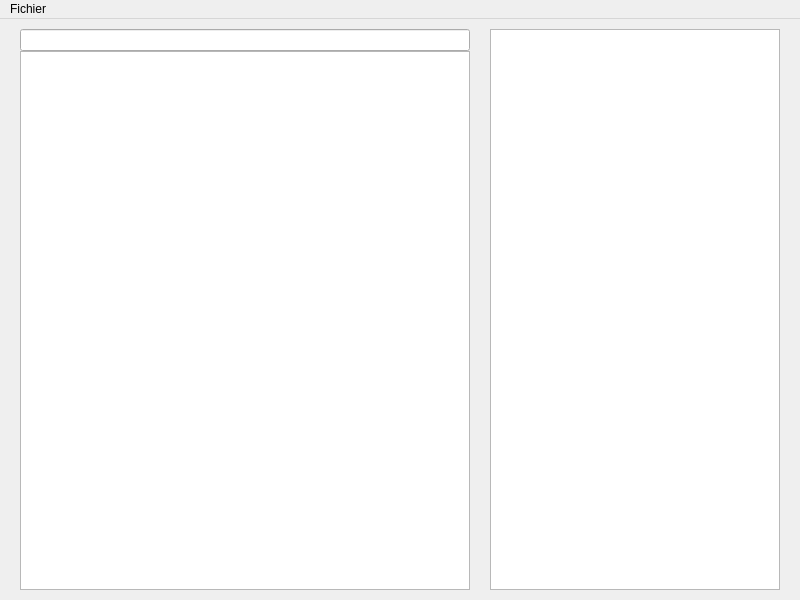
<?xml version="1.0" encoding="UTF-8"?>
<ui version="4.0">
 <class>MainWindow</class>
 <widget class="QMainWindow" name="MainWindow">
  <property name="geometry">
   <rect>
    <x>0</x>
    <y>0</y>
    <width>800</width>
    <height>600</height>
   </rect>
  </property>
  <property name="contextMenuPolicy">
   <enum>Qt::DefaultContextMenu</enum>
  </property>
  <property name="windowTitle">
   <string>DPM base</string>
  </property>
  <property name="windowIcon">
   <iconset resource="medocs.qrc">
    <normaloff>:/medocs.png</normaloff>:/medocs.png</iconset>
  </property>
  <widget class="QWidget" name="centralWidget">
   <layout class="QHBoxLayout" name="horizontalLayout" stretch="3,2">
    <property name="spacing">
     <number>0</number>
    </property>
    <property name="leftMargin">
     <number>0</number>
    </property>
    <property name="topMargin">
     <number>0</number>
    </property>
    <property name="rightMargin">
     <number>0</number>
    </property>
    <property name="bottomMargin">
     <number>0</number>
    </property>
    <item>
     <layout class="QVBoxLayout" name="listeLayout" stretch="0,0">
      <property name="spacing">
       <number>0</number>
      </property>
      <property name="leftMargin">
       <number>20</number>
      </property>
      <property name="topMargin">
       <number>10</number>
      </property>
      <property name="rightMargin">
       <number>10</number>
      </property>
      <property name="bottomMargin">
       <number>10</number>
      </property>
      <item>
       <widget class="QLineEdit" name="searchEdit"/>
      </item>
      <item>
       <widget class="QTableView" name="listeTable">
        <property name="selectionMode">
         <enum>QAbstractItemView::SingleSelection</enum>
        </property>
        <property name="selectionBehavior">
         <enum>QAbstractItemView::SelectRows</enum>
        </property>
        <property name="sortingEnabled">
         <bool>true</bool>
        </property>
        <attribute name="horizontalHeaderDefaultSectionSize">
         <number>100</number>
        </attribute>
        <attribute name="horizontalHeaderMinimumSectionSize">
         <number>100</number>
        </attribute>
        <attribute name="horizontalHeaderStretchLastSection">
         <bool>true</bool>
        </attribute>
        <attribute name="verticalHeaderVisible">
         <bool>false</bool>
        </attribute>
        <attribute name="verticalHeaderMinimumSectionSize">
         <number>20</number>
        </attribute>
        <attribute name="verticalHeaderShowSortIndicator" stdset="0">
         <bool>true</bool>
        </attribute>
       </widget>
      </item>
     </layout>
    </item>
    <item>
     <layout class="QVBoxLayout" name="ficheLayout">
      <property name="spacing">
       <number>0</number>
      </property>
      <property name="leftMargin">
       <number>10</number>
      </property>
      <property name="topMargin">
       <number>10</number>
      </property>
      <property name="rightMargin">
       <number>20</number>
      </property>
      <property name="bottomMargin">
       <number>10</number>
      </property>
      <item>
       <widget class="QTextBrowser" name="ficheHTML"/>
      </item>
     </layout>
    </item>
   </layout>
  </widget>
  <widget class="QMenuBar" name="menuBar">
   <property name="geometry">
    <rect>
     <x>0</x>
     <y>0</y>
     <width>800</width>
     <height>22</height>
    </rect>
   </property>
   <widget class="QMenu" name="menuFichier">
    <property name="title">
     <string>Fichier</string>
    </property>
    <addaction name="actionA_Propos"/>
    <addaction name="actionQuitter"/>
   </widget>
   <addaction name="menuFichier"/>
  </widget>
  <action name="actionA_Propos">
   <property name="text">
    <string>A Propos</string>
   </property>
   <property name="shortcut">
    <string>Alt+W</string>
   </property>
   <property name="shortcutVisibleInContextMenu">
    <bool>true</bool>
   </property>
  </action>
  <action name="actionQuitter">
   <property name="text">
    <string>Quitter</string>
   </property>
   <property name="shortcut">
    <string>Alt+X</string>
   </property>
   <property name="shortcutVisibleInContextMenu">
    <bool>true</bool>
   </property>
  </action>
 </widget>
 <layoutdefault spacing="0" margin="0"/>
 <resources>
  <include location="medocs.qrc"/>
 </resources>
 <connections/>
</ui>
